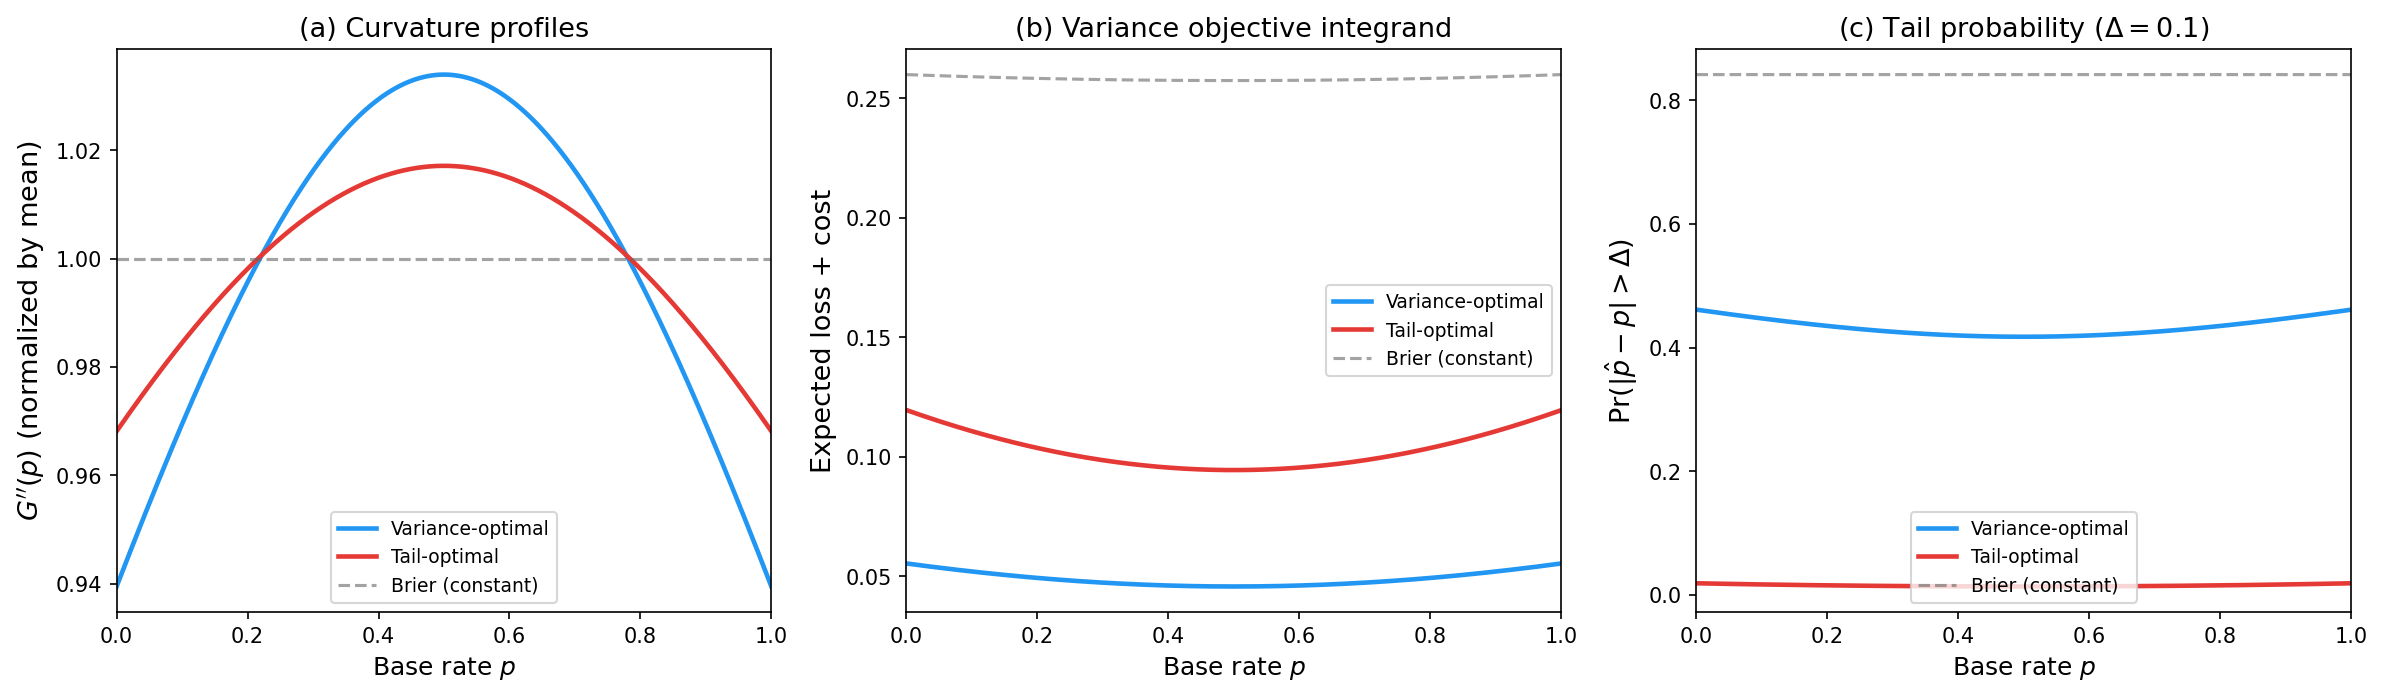

The script that saved this image:
import numpy as np
import matplotlib.pyplot as plt
from scipy.stats import norm

# Parameters (same counterexample: u(d,x) = -(d-x)^2, f=1)
# Use small alpha so that the tail-optimal solution exists everywhere:
# need sqrt(2/pi) * Delta * f / (alpha * sigma * phi(p)) > 1 for all p.
alpha = 0.01
sigma2 = 1.0
sigma = np.sqrt(sigma2)
Delta = 0.1  # error threshold

p = np.linspace(1e-4, 1 - 1e-4, 2000)

# Baseline functions for the counterexample
# H(p) = -2, |H(p)| = 2, f(p) = 1, phi(p) = (p^2 - p + 1)/2
H_abs = 2.0
f = 1.0
phi = (p**2 - p + 1) / 2

# Variance-optimal curvature (eq 22)
g_var = (sigma2 * H_abs * f / (alpha * phi))**(1/3)

# Tail-optimal curvature (eq 55 in tex / eq:g-tail-optimal)
# G''_tail(p) = (sigma/Delta) * sqrt(2 * ln(sqrt(2/pi) * Delta * f / (alpha * sigma * phi)))
log_arg = np.sqrt(2 / np.pi) * Delta * f / (alpha * sigma * phi)
# Only valid where log_arg > 1; for our parameters check this holds
g_tail = (sigma / Delta) * np.sqrt(2 * np.log(log_arg))

# Brier score: constant curvature G''=2
g_brier = 2.0 * np.ones_like(p)

# --- Figure: three panels ---
fig, (ax1, ax2, ax3) = plt.subplots(1, 3, figsize=(16, 4.8))

colors = {'var': '#2196F3', 'tail': '#E53935', 'brier': '#666666'}

# (a) Curvature profiles (normalized by mean for shape comparison)
g_var_norm = g_var / np.mean(g_var)
g_tail_norm = g_tail / np.mean(g_tail)

ax1.plot(p, g_var_norm, '-', color=colors['var'], linewidth=2.2,
         label='Variance-optimal')
ax1.plot(p, g_tail_norm, '-', color=colors['tail'], linewidth=2.2,
         label='Tail-optimal')
ax1.axhline(1.0, color=colors['brier'], linewidth=1.5, linestyle='--',
            label='Brier (constant)', alpha=0.6)

ax1.set_xlabel(r'Base rate $p$', fontsize=12)
ax1.set_ylabel(r"$G''(p)$ (normalized by mean)", fontsize=13)
ax1.set_title(r'(a) Curvature profiles', fontsize=13)
ax1.legend(fontsize=9)
ax1.set_xlim(0, 1)

# (b) Full objective integrand: sigma^2 |H(p)| f(p) / (2 g^2) + alpha phi(p) g
# This is what the variance-optimal rule minimizes pointwise (eq 19).
loss_var = sigma2 * H_abs * f / (2 * g_var**2) + alpha * phi * g_var
loss_tail = sigma2 * H_abs * f / (2 * g_tail**2) + alpha * phi * g_tail
loss_brier = sigma2 * H_abs * f / (2 * g_brier**2) + alpha * phi * g_brier

ax2.plot(p, loss_var, '-', color=colors['var'], linewidth=2.2,
         label='Variance-optimal')
ax2.plot(p, loss_tail, '-', color=colors['tail'], linewidth=2.2,
         label='Tail-optimal')
ax2.plot(p, loss_brier, '--', color=colors['brier'], linewidth=1.5,
         label='Brier (constant)', alpha=0.6)

ax2.set_xlabel(r'Base rate $p$', fontsize=12)
ax2.set_ylabel(r'Expected loss + cost', fontsize=13)
ax2.set_title(r'(b) Variance objective integrand', fontsize=13)
ax2.legend(fontsize=9)
ax2.set_xlim(0, 1)

# (c) Tail probability Pr(|phat - p| > Delta) under each rule
tail_var = 2 * norm.sf(Delta * g_var / sigma)   # sf = 1 - cdf = Phi_bar
tail_tail = 2 * norm.sf(Delta * g_tail / sigma)
tail_brier = 2 * norm.sf(Delta * g_brier / sigma)

ax3.plot(p, tail_var, '-', color=colors['var'], linewidth=2.2,
         label='Variance-optimal')
ax3.plot(p, tail_tail, '-', color=colors['tail'], linewidth=2.2,
         label='Tail-optimal')
ax3.plot(p, tail_brier, '--', color=colors['brier'], linewidth=1.5,
         label='Brier (constant)', alpha=0.6)

ax3.set_xlabel(r'Base rate $p$', fontsize=12)
ax3.set_ylabel(r'$\Pr(|\hat{p} - p| > \Delta)$', fontsize=13)
ax3.set_title(rf'(c) Tail probability ($\Delta = {Delta}$)', fontsize=13)
ax3.legend(fontsize=9)
ax3.set_xlim(0, 1)

plt.tight_layout()
plt.savefig('/home/santerikoivula/Documents/thesis/main/tail_figure.pdf',
            bbox_inches='tight')
plt.savefig('/home/santerikoivula/Documents/thesis/main/tail_figure.png',
            bbox_inches='tight', dpi=150)
print("Saved tail_figure.pdf and tail_figure.png")
